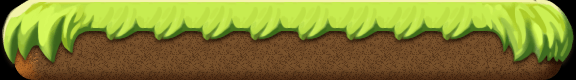

This is a level from a 2D game, rendered from its Tiled map with the project's own tilesets. A one-line summary and the complete map file follow:
An orthogonal 12x5 tile map with 48x16 px tiles, 1 tile layer (Tile Layer 1) and 1 object.

<map version="1.0" orientation="orthogonal" renderorder="right-down" width="12" height="5" tilewidth="48" tileheight="16" nextobjectid="2">
 <tileset firstgid="1" name="ground" tilewidth="48" tileheight="80" tilecount="5" columns="5">
  <image source="ground.png" width="240" height="80" />
 </tileset>
 <layer name="Tile Layer 1" width="12" height="5">
  <data>
   <tile gid="0" />
   <tile gid="0" />
   <tile gid="0" />
   <tile gid="0" />
   <tile gid="0" />
   <tile gid="0" />
   <tile gid="0" />
   <tile gid="0" />
   <tile gid="0" />
   <tile gid="0" />
   <tile gid="0" />
   <tile gid="0" />
   <tile gid="0" />
   <tile gid="0" />
   <tile gid="0" />
   <tile gid="0" />
   <tile gid="0" />
   <tile gid="0" />
   <tile gid="0" />
   <tile gid="0" />
   <tile gid="0" />
   <tile gid="0" />
   <tile gid="0" />
   <tile gid="0" />
   <tile gid="0" />
   <tile gid="0" />
   <tile gid="0" />
   <tile gid="0" />
   <tile gid="0" />
   <tile gid="0" />
   <tile gid="0" />
   <tile gid="0" />
   <tile gid="0" />
   <tile gid="0" />
   <tile gid="0" />
   <tile gid="0" />
   <tile gid="0" />
   <tile gid="0" />
   <tile gid="0" />
   <tile gid="0" />
   <tile gid="0" />
   <tile gid="0" />
   <tile gid="0" />
   <tile gid="0" />
   <tile gid="0" />
   <tile gid="0" />
   <tile gid="0" />
   <tile gid="0" />
   <tile gid="1" />
   <tile gid="2" />
   <tile gid="3" />
   <tile gid="3" />
   <tile gid="3" />
   <tile gid="3" />
   <tile gid="3" />
   <tile gid="3" />
   <tile gid="3" />
   <tile gid="3" />
   <tile gid="4" />
   <tile gid="5" />
  </data>
 </layer>
 <objectgroup name="Object Layer 1" visible="0">
  <object id="1" x="0" y="0" width="576" height="32" />
 </objectgroup>
 <objectgroup name="Object Layer 2" />
</map>
